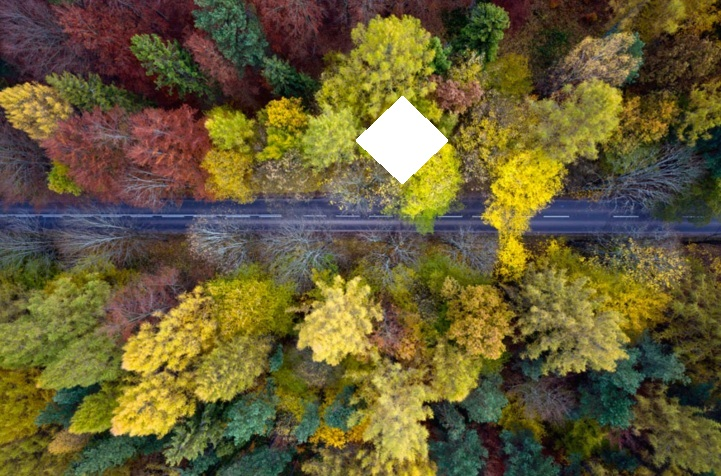
#> input picture baseddades/cuadrado_blanco.jpg, 721 x 476 px
$ python -i filtro_mc_function.py   (imports and definitions only)   (older library calls are emulated)
#> lines starting #> are read from the running program, lines starting #| are printed output that depends on the picture; after the words box and inside, x2 and y2 are one past the last pixel; in counts of white or black regions, pixels touching at a corner belong together
import cv2
import numpy as np


def filtcanny(img):

#> called with img = '../baseddades/cuadrado_blanco.jpg'
	image = cv2.imread(img)
#> image is the input picture: shape (476, 721, 3); mean B, G, R 52.3, 92.8, 102.8
	# [7 lines of commented-out code are left out]

	invertir = cv2.bitwise_not(image)
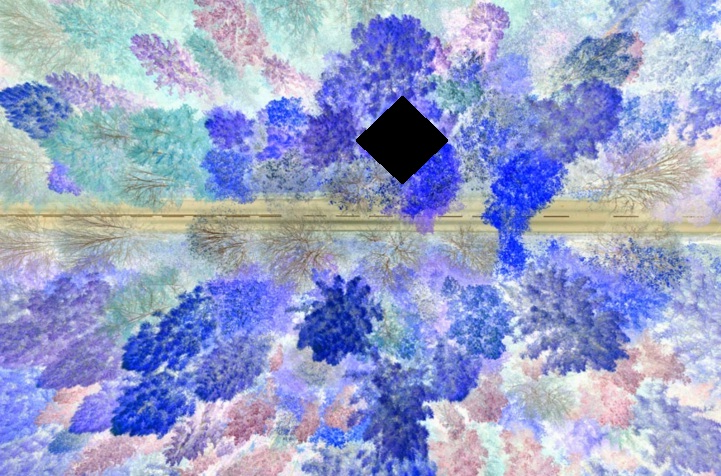
#> invertir: shape (476, 721, 3); mean B, G, R 202.7, 162.2, 152.2
	#cv2.imshow('invertir', invertir)
	#cv2.waitKey(0)

	gray = cv2.cvtColor(image, cv2.COLOR_BGR2GRAY) #pasa la imagen a grises
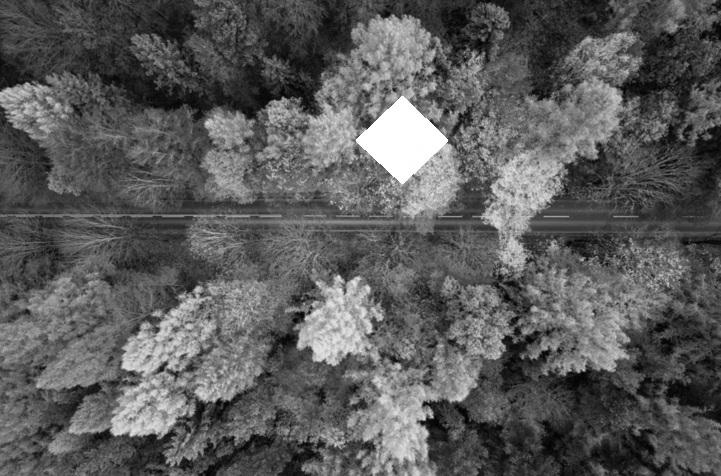
#> gray: shape (476, 721); min 1, max 255, mean 91.2
	#cv2.imshow('gris', gray)
	#cv2.waitKey(0)
	#print(gray)


	hsv = cv2.cvtColor(image, cv2.COLOR_BGR2HSV)
#> hsv: shape (476, 721, 3); mean H, S, V 50.5, 138.8, 108.4
	#cv2.imshow('hsv', hsv)
	#cv2.waitKey(0)
	#print(hsv)

	canny = cv2.Canny(gray, 10, 100) #convierte la imagen en linias blanacas finas en un fondo negro
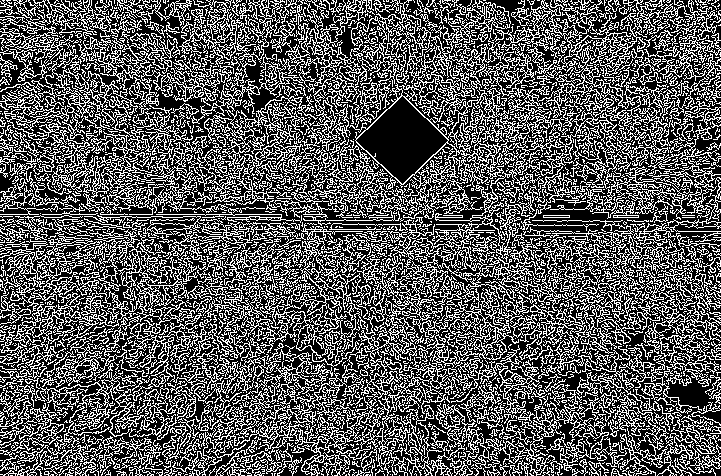
#> canny: shape (476, 721); 35% white in thin lines or dots
	#cv2.imshow('canny', canny)
	#cv2.waitKey(0)


	dilate = cv2.dilate(canny, None, iterations=10) #vuelve las linias blancas más anchas, las dilata
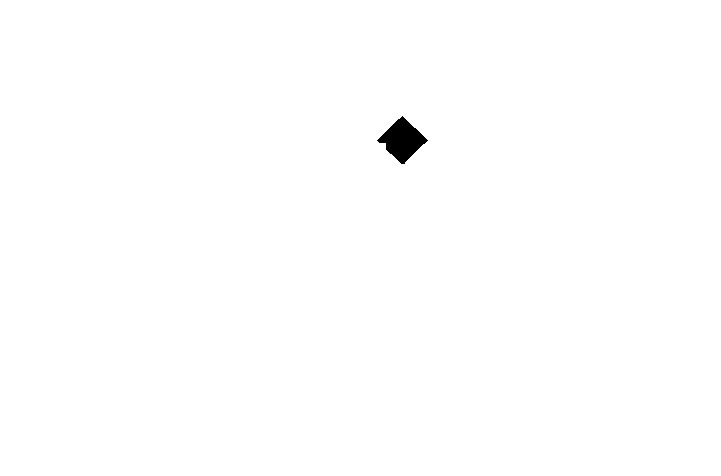
#> dilate: shape (476, 721); 99.6% white; 1 black region, box (x1, y1, x2, y2) and area: (377, 116, 428, 164) 1231
	#cv2.imshow('dilate', dilate)
	#cv2.waitKey(0)

	#Sacar el centroide mediante las coordenadas de los vertices en la variable cnts


	erode = cv2.erode(dilate, None, iterations=10) #hace los huecos negros que dejan las linias blancas más grandes
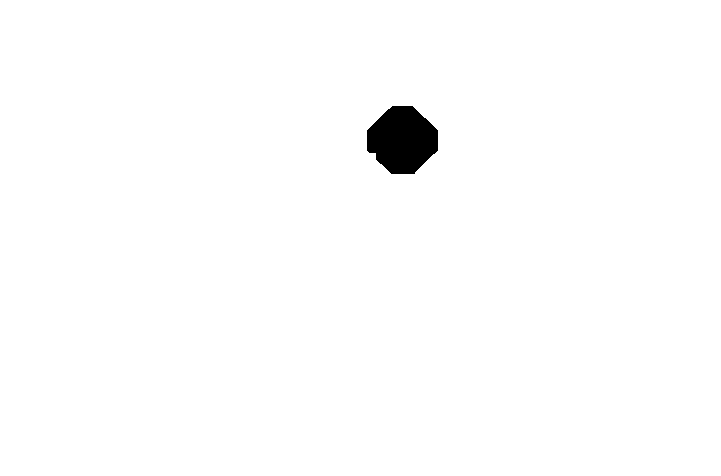
#> erode: shape (476, 721); 98.9% white; 1 black region, box (x1, y1, x2, y2) and area: (367, 106, 438, 174) 3611
	# [6 lines of commented-out code are left out]
	invertir = cv2.bitwise_not(erode)
#> invertir: shape (476, 721); 1.1% white; 1 white region
	#cv2.imshow('invertir', invertir)
	#cv2.waitKey(0)


	cnts, jerarquia = cv2.findContours(invertir, cv2.RETR_EXTERNAL, cv2.CHAIN_APPROX_SIMPLE)# OpenCV 4
#> cnts = 1 contour; box (x1, y1, x2, y2) and area: (367, 106, 438, 174) 3516; jerarquia = [[-1, -1, -1, -1]]

	#print(jerarquia)

	for i in cnts:
		M = cv2.moments(i)
		if M['m00'] != 0:
			cx = int(M['m10']/M['m00'])
			cy = int(M['m01']/M['m00'])
			cv2.drawContours(image, [i], -1, (0, 255, 0), 2)
			cv2.circle(image, (cx, cy), 2, (0, 0, 255), -1)
#> this loop made 1 pass
#> (cx, cy) on pass 1: (402, 139)
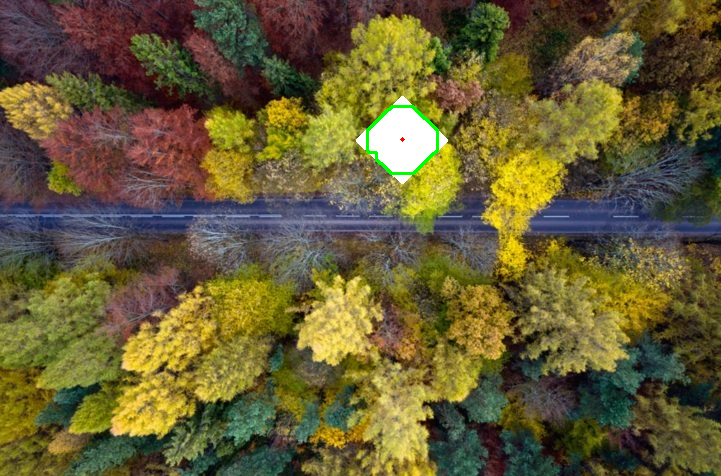
#> image: shape (476, 721, 3); 0.22% of pixels changed, all inside (x1, y1, x2, y2) = (366, 105, 439, 175)
		#print(f"x: {cx} y: {cy}")

	#x=[cx,cy]
	#print(x)


	cv2.drawContours(image, cnts, -1, (0,255,0), 2)
	cv2.imshow('FILTRO CANNY',image)
	cv2.waitKey(0)

# [68 lines left out: functions filtmask, filthres, not called in this run]

>>> result = filtcanny('../baseddades/cuadrado_blanco.jpg')

$ run again, on baseddades/wsfa_0.png
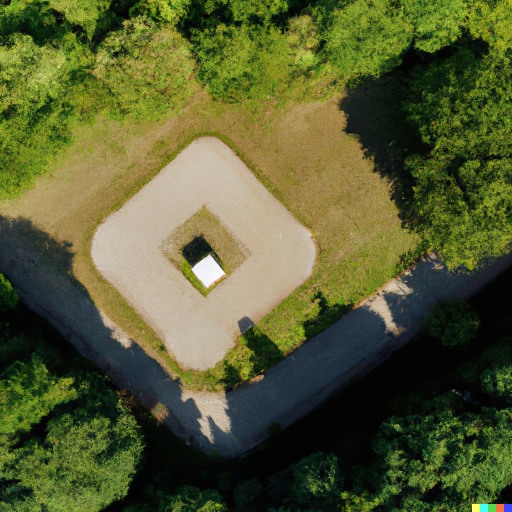
#> input picture baseddades/wsfa_0.png, 1024 x 1024 px (shown at 1/2 size)
#> in filtcanny, image is the input picture: shape (1024, 1024, 3); mean B, G, R 49.2, 91.8, 86.3
#> hsv: shape (1024, 1024, 3); mean H, S, V 48.1, 143, 98.2
#> in filtcanny, `canny = cv2.Canny(gray, 10, 100)`:
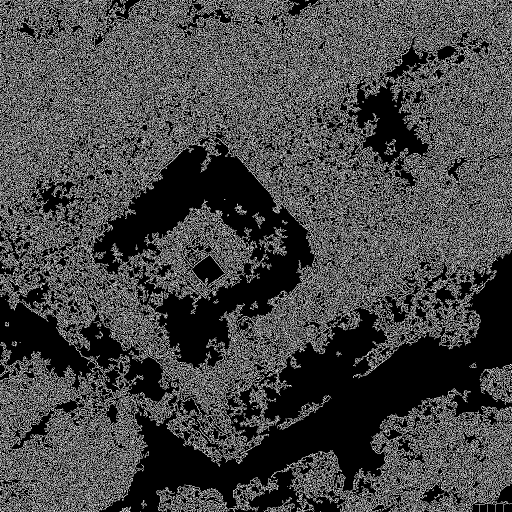
#> canny: shape (1024, 1024) (shown at 1/2 size); 27.3% white in thin lines or dots
#> dilate: shape (1024, 1024); 89.7% white; 29 black regions (8 under 20 px), largest, box (x1, y1, x2, y2) and area: (260, 519, 1024, 1024) 67896, (219, 306, 534, 502) 18095, (335, 604, 446, 717) 5866
#> erode: shape (1024, 1024); 80.8% white; 15 black regions, largest, box (x1, y1, x2, y2) and area: (250, 509, 1024, 1024) 108305, (209, 296, 565, 512) 34484, (325, 443, 625, 727) 24301
#> cnts = 15 contours; largest, box (x1, y1, x2, y2) and area: (250, 509, 1024, 1024) 106687, (209, 296, 565, 512) 33784, (325, 443, 625, 727) 23682, (0, 594, 175, 742) 12554, (715, 177, 844, 306) 8303; jerarquia = 15 rows, first 6: [1, -1, -1, -1], [2, 0, -1, -1], [3, 1, -1, -1], [4, 2, -1, -1], [5, 3, -1, -1], [6, 4, -1, -1]
#> the loop in filtcanny, `for i in cnts:` made 15 passes
#> (i, cx, cy) on passes 2 to 3: ([[1008, 1009], [1008, 1023], [1023, 1023], [1023, 1009]], 1015, 1016), ([[642, 1007], [642, 1023], [673, 1023], [673, 1007]], 657, 1015)
#> after the loop in filtcanny, `for i in cnts:`:
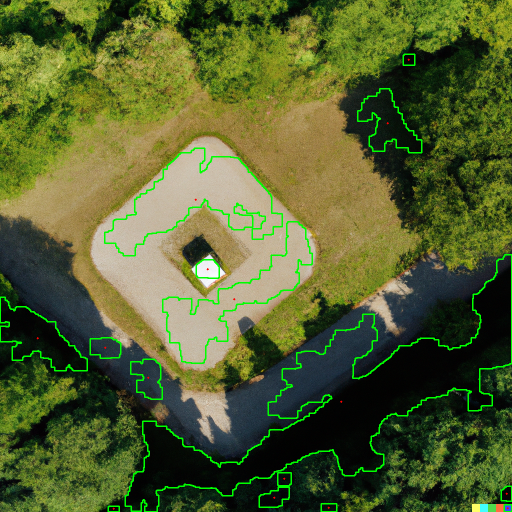
#> image: shape (1024, 1024, 3) (shown at 1/2 size); 2.68% of pixels changed, all inside (x1, y1, x2, y2) = (0, 107, 1024, 1024)

$ run again, on baseddades/wsfa_1.png
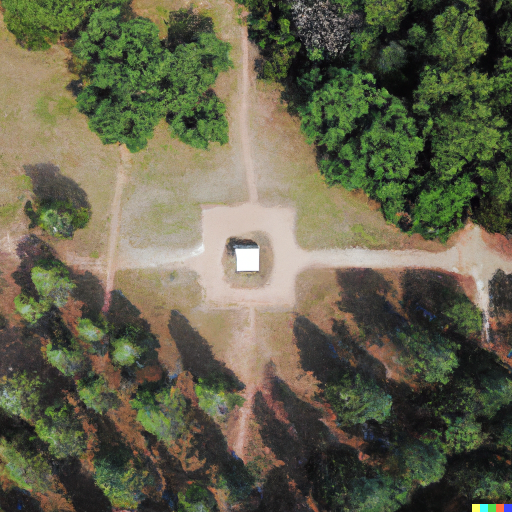
#> input picture baseddades/wsfa_1.png, 1024 x 1024 px (shown at 1/2 size)
#> in filtcanny, image is the input picture: shape (1024, 1024, 3); mean B, G, R 75.9, 98.6, 99.7
#> hsv: shape (1024, 1024, 3); mean H, S, V 43.7, 71.9, 107.5
#> in filtcanny, `canny = cv2.Canny(gray, 10, 100)`:
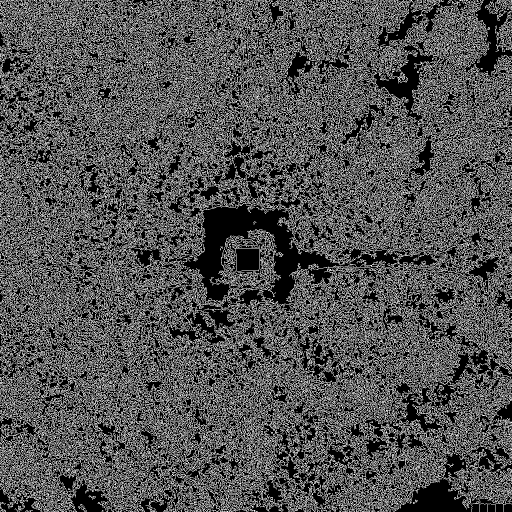
#> canny: shape (1024, 1024) (shown at 1/2 size); 32.5% white in thin lines or dots
#> dilate: shape (1024, 1024); 99.2% white; 19 black regions (7 under 20 px), largest, box (x1, y1, x2, y2) and area: (405, 425, 497, 545) 3814, (812, 976, 921, 1024) 2576, (484, 508, 508, 531) 550
#> erode: shape (1024, 1024); 97.3% white; 13 black regions, largest, box (x1, y1, x2, y2) and area: (395, 415, 597, 555) 13644, (802, 966, 931, 1024) 4826, (474, 498, 518, 541) 1890
#> cnts = 13 contours; largest, box (x1, y1, x2, y2) and area: (395, 415, 597, 555) 13207, (802, 966, 931, 1024) 4652, (474, 498, 518, 541) 1804, (779, 146, 837, 194) 1584, (550, 553, 586, 596) 1248; jerarquia = 13 rows, first 6: [1, -1, -1, -1], [2, 0, -1, -1], [3, 1, -1, -1], [4, 2, -1, -1], [5, 3, -1, -1], [6, 4, -1, -1]
#> the loop in filtcanny, `for i in cnts:` made 13 passes
#> (i, cx, cy) on passes 1, 4, 11: ([[1008, 1009], [1008, 1023], [1023, 1023], [1023, 1009]], 1015, 1016), ([[430, 625], [430, 646], [453, 646], [453, 625]], 441, 635), ([[587, 116], [587, 136], [607, 136], [607, 116]], 597, 126)
#> after the loop in filtcanny, `for i in cnts:`:
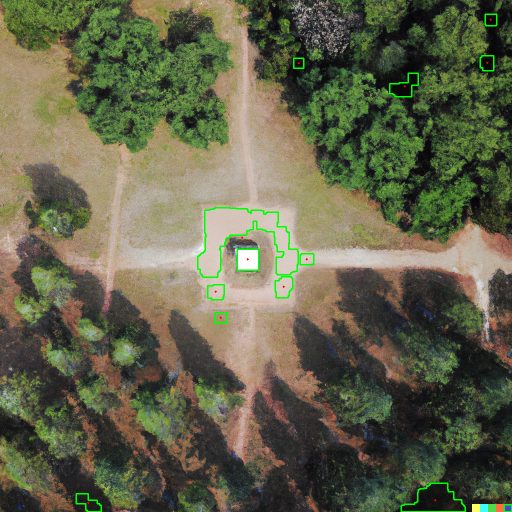
#> image: shape (1024, 1024, 3) (shown at 1/2 size); 0.74% of pixels changed, all inside (x1, y1, x2, y2) = (151, 27, 1024, 1024)
